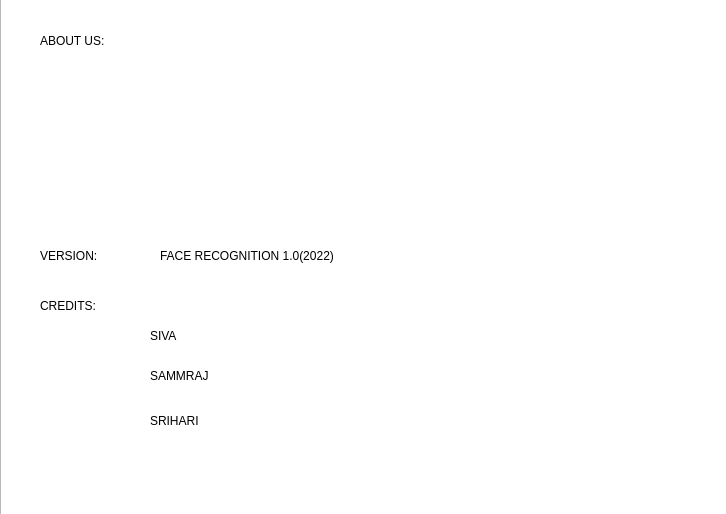
<?xml version="1.0" encoding="UTF-8"?>
<ui version="4.0">
 <class>Dialog</class>
 <widget class="QDialog" name="Dialog">
  <property name="geometry">
   <rect>
    <x>0</x>
    <y>0</y>
    <width>726</width>
    <height>514</height>
   </rect>
  </property>
  <property name="windowTitle">
   <string>Dialog</string>
  </property>
  <widget class="QListWidget" name="listWidget">
   <property name="geometry">
    <rect>
     <x>0</x>
     <y>-10</y>
     <width>781</width>
     <height>541</height>
    </rect>
   </property>
   <property name="styleSheet">
    <string notr="true">font: 14pt &quot;MS Shell Dlg 2&quot;;</string>
   </property>
  </widget>
  <widget class="QLabel" name="label">
   <property name="geometry">
    <rect>
     <x>300</x>
     <y>70</y>
     <width>141</width>
     <height>141</height>
    </rect>
   </property>
   <property name="text">
    <string/>
   </property>
   <property name="pixmap">
    <pixmap>facial-recognition.png</pixmap>
   </property>
   <property name="scaledContents">
    <bool>true</bool>
   </property>
  </widget>
  <widget class="QLabel" name="label_3">
   <property name="geometry">
    <rect>
     <x>160</x>
     <y>230</y>
     <width>361</width>
     <height>51</height>
    </rect>
   </property>
   <property name="styleSheet">
    <string notr="true">font:14pt &quot;MS Shell Dlg 2&quot;;</string>
   </property>
   <property name="text">
    <string>FACE RECOGNITION 1.0(2022)</string>
   </property>
  </widget>
  <widget class="QLabel" name="label_4">
   <property name="geometry">
    <rect>
     <x>40</x>
     <y>280</y>
     <width>131</width>
     <height>51</height>
    </rect>
   </property>
   <property name="styleSheet">
    <string notr="true">font: 16pt &quot;MS Shell Dlg 2&quot;;</string>
   </property>
   <property name="text">
    <string>CREDITS:</string>
   </property>
  </widget>
  <widget class="QLabel" name="label_2">
   <property name="geometry">
    <rect>
     <x>40</x>
     <y>230</y>
     <width>111</width>
     <height>51</height>
    </rect>
   </property>
   <property name="styleSheet">
    <string notr="true">font: 18pt &quot;MS Shell Dlg 2&quot;;</string>
   </property>
   <property name="text">
    <string>VERSION:</string>
   </property>
  </widget>
  <widget class="QLabel" name="label_5">
   <property name="geometry">
    <rect>
     <x>150</x>
     <y>320</y>
     <width>261</width>
     <height>31</height>
    </rect>
   </property>
   <property name="styleSheet">
    <string notr="true">font: 14pt &quot;MS Shell Dlg 2&quot;;</string>
   </property>
   <property name="text">
    <string>SIVA</string>
   </property>
  </widget>
  <widget class="QLabel" name="label_6">
   <property name="geometry">
    <rect>
     <x>150</x>
     <y>360</y>
     <width>101</width>
     <height>31</height>
    </rect>
   </property>
   <property name="styleSheet">
    <string notr="true">font: 14pt &quot;MS Shell Dlg 2&quot;;</string>
   </property>
   <property name="text">
    <string>SAMMRAJ</string>
   </property>
  </widget>
  <widget class="QLabel" name="label_7">
   <property name="geometry">
    <rect>
     <x>150</x>
     <y>400</y>
     <width>81</width>
     <height>41</height>
    </rect>
   </property>
   <property name="styleSheet">
    <string notr="true">font: 14pt &quot;MS Shell Dlg 2&quot;;</string>
   </property>
   <property name="text">
    <string>SRIHARI</string>
   </property>
  </widget>
  <widget class="QLabel" name="label_8">
   <property name="geometry">
    <rect>
     <x>40</x>
     <y>20</y>
     <width>231</width>
     <height>41</height>
    </rect>
   </property>
   <property name="styleSheet">
    <string notr="true">font: 20pt &quot;MS Shell Dlg 2&quot;;</string>
   </property>
   <property name="text">
    <string>ABOUT US:</string>
   </property>
  </widget>
 </widget>
 <resources>
  <include location="hope.qrc"/>
 </resources>
 <connections/>
</ui>
